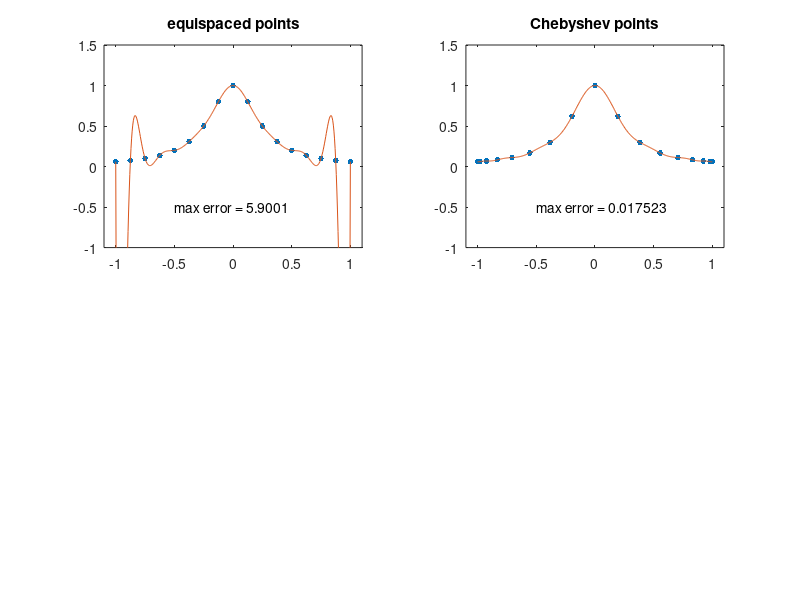

Source code (MATLAB):
% Stephanie Klumpe
% Problem 5.3 edited code

clear
close all
clc

N=16;
  xx = -1:.005:1; clf
  for i = 1:2
    if i==1, s = 'equispaced points'; x = -1 + 2*(0:N)/N; end
    if i==2, s = 'Chebyshev points';  x = cos(pi*(0:N)/N); end
    subplot(2,2,i)
    u = 1./(1+16*x.^2);
    uu = 1./(1+16*xx.^2);
    p = polyfit(x,u,N);              % interpolation
    pp = polyval(p,xx);              % evaluation of interpolant
    plot(x,u,'.','markersize',13)
    hold off
    line(xx,pp)
    axis([-1.1 1.1 -1 1.5]), title(s)
    error(N,i) = norm(uu-pp,inf);
    text(-.5,-.5,['max error = ' num2str(error(N,i))])
  end
